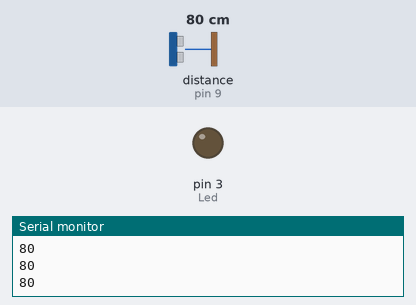
Simulated run of this sketch. Board: Arduino Uno, built with avr-gcc and run on an emulated ATmega328P. Parts: output pins drawn as LEDs (lit = HIGH), the last lines printed to the serial monitor. Wiring (inferred from the names in the program): ultrasonic range finder: trigger pin 10; echo pin 9. Dashed ring = blinking. The test bench sets the inputs (shaded band); at power-on: distance to the obstacle (sensor on pin 9) 80 cm. The echo pulse lasts 58.3 µs per cm; pins used as bus, display or sensor lines are not drawn.

Above: at 1.2 s.
1.3 s: distance to the obstacle (sensor on pin 9) set to 22 cm
2.8 s: distance to the obstacle (sensor on pin 9) set to 18 cm
At 3.15 s:
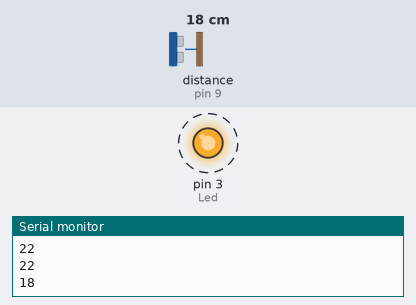
5.8 s: distance to the obstacle (sensor on pin 9) set to 35 cm
At 6.9 s:
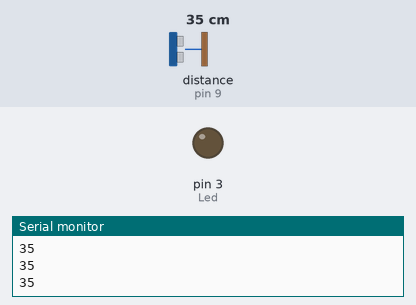
7.3 s: distance to the obstacle (sensor on pin 9) set to 2 cm
At 7.91 s:
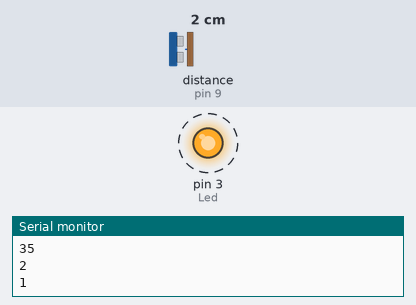
Timing chart, 0 to 11.3 s (numbered marks = the images above; inputs shaded):
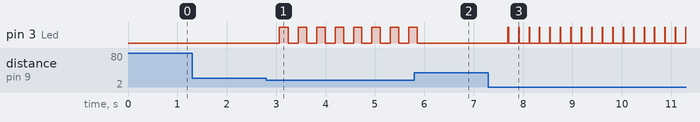

The sketch:

ArduinoLedSensor.ino
```cpp
int Trig = 10;  //Pin al cual se envia una señal
int Echo = 9;   //Se obtiene un pulso que la señal a sido recibida
int Led = 3;
int Duracion;
int Distancia;

void setup()
{
  pinMode(Trig, OUTPUT); // trigger como salida
  pinMode(Echo, INPUT);  // echo como entrada
  pinMode(Led, OUTPUT);  // LED como salida
  Serial.begin(9600);    //Inicializacion de comunicacion serial a 9600 bps
}
void loop(){
  digitalWrite(Trig, HIGH);       //Generar el psulo para enviar
  delay(1);                       //Pin conectado al trigger
  digitalWrite(Trig, LOW);        //del sensor
  Duracion = pulseIn(Echo, HIGH); // con funcion pulseIn se espera un pulso
                                  // alto en Echo
  Distancia = Duracion / 58.2;    // distancia medida en centimetros
  Serial.println(Distancia);      // envio de valor de distancia por monitor serial
  delay(200);                     // demora entre datos

  if(Distancia <= 20 && Distancia >= 0){
    digitalWrite(Led, HIGH);
    delay(Distancia * 10);
    digitalWrite(Led, LOW);
  }
}
```

Measured:
- the behaviour switches between 21 and 20 cm on distance to the obstacle (sensor on pin 9) (found by bisection; images 0 and 1)
- after the input at 2.8 s, pin 3 (Led): alternates HIGH for 0.17 s and LOW for 0.20 s, starting after 0.27 s
- after the input at 5.8 s, pin 3 (Led): goes on until 5.9 s, then stays LOW
- after the input at 7.3 s, pin 3 (Led): alternates HIGH for 0.01 s and LOW for 0.20 s, starting after 0.39 s
